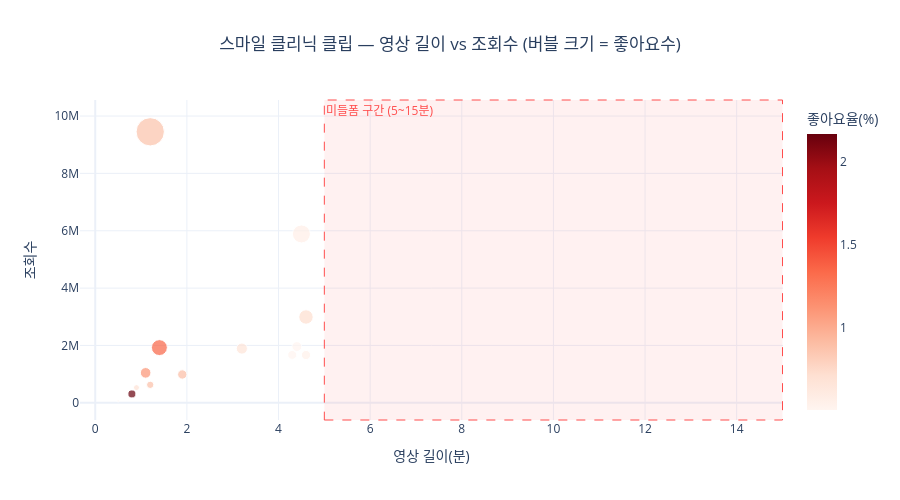

The notebook cell saved with this chart:
### Markdown cell above
## 10-4. 스마일 클리닉 영상 조회수 분포 (scatter)

### Code cell
smile_df = snl_df[snl_df['corner'] == '스마일클리닉'].copy()
smile_df['duration_min'] = (smile_df['duration_sec'] / 60).round(1)
 
fig4 = px.scatter(
    smile_df,
    x='duration_min',
    y='view_count',
    size='like_count',
    color='like_rate',
    hover_name='title',
    color_continuous_scale='Reds',
    title='스마일 클리닉 클립 — 영상 길이 vs 조회수 (버블 크기 = 좋아요수)',
    labels={'duration_min': '영상 길이(분)', 'view_count': '조회수', 'like_rate': '좋아요율(%)'},
    template='plotly_white',
    height=500
)
 
# 미들폼 구간 음영 표시
fig4.add_vrect(
    x0=5, x1=15,
    fillcolor='rgba(255,77,77,0.08)',
    line_width=1,
    line_dash='dash',
    line_color='#FF4D4D',
    annotation_text='미들폼 구간 (5~15분)',
    annotation_position='top left',
    annotation_font_color='#FF4D4D'
)
 
fig4.update_layout(title_x=0.5)
fig4.show()

### Figure 1 — Plotly figure (JSON) as saved in the notebook; plotly's stock layout.template omitted (floating-point values rounded to 4 significant figures)
{"data": [{"hovertemplate": "<b>%{hovertext}</b><br><br>영상 길이(분)=%{x}<br>조회수=%{y}<br>like_count=%{marker.size}<br>좋아요율(%)=%{marker.color}<extra></extra>", "hovertext": ["이수지 실장 VS 공민정 팀장 [SNL 코리아] 시즌 8 ‘스마일 클리닉’ 하이라이트", "김원훈 킹받음 참기 챌린지 [SNL 코리아] 시즌 8 스마일 클리닉 NG 모음", "규카츠 실시간으로 현타 맞는 중 [SNL 코리아] 시즌 8 스마일 클리닉 NG 모음", "피부과 전문의 신성록의 등장 [SNL 코리아] 시즌 8 ‘스마일 클리닉’ 하이라이트", "수지실장한테 도전하는 규원 [SNL 코리아] 시즌 8 ‘스마일 클리닉’ 하이라이트", "병원에 부는 릴스 바람 [SNL 코리아] 시즌 8 ‘스마일 클리닉’ 하이라이트", "수지 실장 긁은 예은의 최후😥 [SNL 코리아] 시즌 8 ‘스마일 클리닉’ 하이라이트", "SNL 코리아 | 박주현 편 | 스마일 클리닉 | 쿠팡플레이 | 쿠팡", "SNL 코리아 | 박주현 편 | 스마일 클리닉 | 쿠팡플레이 | 쿠팡", "SNL 코리아 시즌 7 | 박주현 편 하이라이트 | 스마일 클리닉 | 쿠팡플레이 | 쿠팡", "SNL 코리아 | 안재홍 편 | 스마일 클리닉 | 쿠팡플레이 | 쿠팡", "SNL 코리아 시즌 7 | 안재홍 편 미방분 | 스마일 클리닉 NG 모음 | 쿠팡플레이 | 쿠팡", "SNL 코리아 | 안재홍 편 | 스마일 클리닉 | 쿠팡플레이 | 쿠팡", "SNL 코리아 | 안재홍 편 | 스마일 클리닉 | 쿠팡플레이 | 쿠팡"], "legendgroup": "", "marker": {"color": [0.7198, 0.6264, 2.165, 0.5353, 0.504, 0.5071, 0.6709, 1.363, 0.8896, 0.5672, 0.6912, 0.9083, 1.116, 0.8767], "coloraxis": "coloraxis", "size": [21540, 395, 6705, 8922, 8419, 9944, 12685, 26234, 5578, 33403, 3666, 8974, 11660, 82854], "sizemode": "area", "sizeref": 207.1, "symbol": "circle"}, "mode": "markers", "name": "", "orientation": "v", "showlegend": false, "type": "scatter", "x": [4.6, 0.5, 0.8, 4.6, 4.3, 4.4, 3.2, 1.4, 1.2, 4.5, 0.9, 1.9, 1.1, 1.2], "xaxis": "x", "y": [2992646, 63060, 309648, 1666836, 1670348, 1960989, 1890813, 1925317, 627002, 5888920, 530381, 988050, 1044515, 9450461], "yaxis": "y"}], "layout": {"annotations": [{"font": {"color": "#FF4D4D"}, "showarrow": false, "text": "미들폼 구간 (5~15분)", "x": 5, "xanchor": "left", "xref": "x", "y": 1, "yanchor": "top", "yref": "y domain"}], "coloraxis": {"colorbar": {"title": {"text": "좋아요율(%)"}}, "colorscale": [[0, "rgb(255,245,240)"], [0.125, "rgb(254,224,210)"], [0.25, "rgb(252,187,161)"], [0.375, "rgb(252,146,114)"], [0.5, "rgb(251,106,74)"], [0.625, "rgb(239,59,44)"], [0.75, "rgb(203,24,29)"], [0.875, "rgb(165,15,21)"], [1, "rgb(103,0,13)"]]}, "height": 500, "legend": {"itemsizing": "constant", "tracegroupgap": 0}, "shapes": [{"fillcolor": "rgba(255,77,77,0.08)", "line": {"color": "#FF4D4D", "dash": "dash", "width": 1}, "type": "rect", "x0": 5, "x1": 15, "xref": "x", "y0": 0, "y1": 1, "yref": "y domain"}], "title": {"text": "스마일 클리닉 클립 — 영상 길이 vs 조회수 (버블 크기 = 좋아요수)", "x": 0.5}, "xaxis": {"anchor": "y", "domain": [0, 1], "title": {"text": "영상 길이(분)"}}, "yaxis": {"anchor": "x", "domain": [0, 1], "title": {"text": "조회수"}}}}
